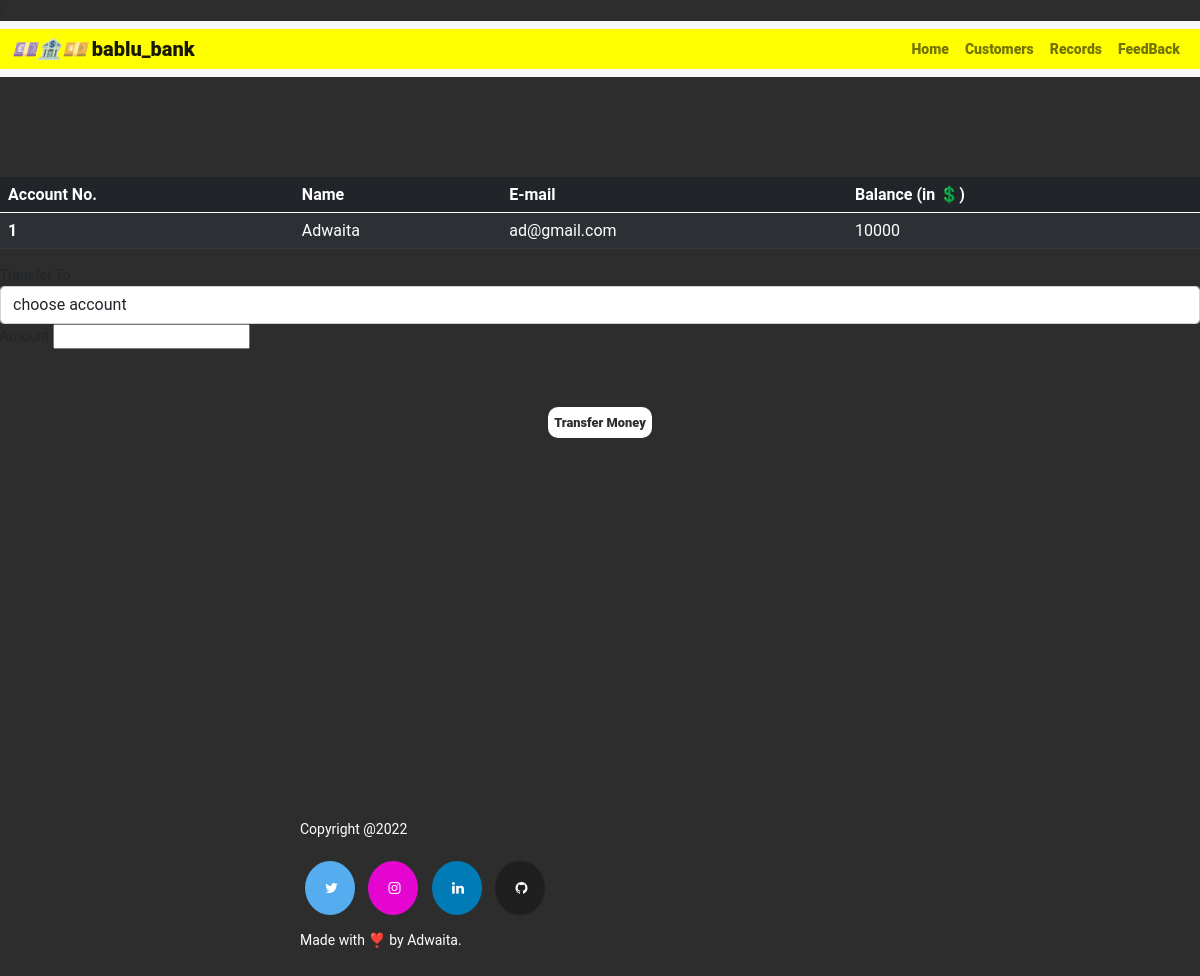
The app's page /userDetails.php?id=1 with its own data.
### tables this page shows
create table user_info_1 (
    id int(11) not null,
    name varchar(25) not null,
    email varchar(25) not null,
    balance float not null,
    primary key (id)
);

### userDetails.php (the view, shortened to what this page needs)
<!doctype html>
<html lang="en">
<head>
    <link href="https://cdn.jsdelivr.net/npm/bootstrap@5.0.2/dist/css/bootstrap.min.css" rel="stylesheet">
    <link rel="stylesheet" href="./css/index.css">
    <link rel="stylesheet" href="https://cdnjs.cloudflare.com/ajax/libs/font-awesome/4.7.0/css/font-awesome.min.css">
</head>
<body>
    <nav class="navbar navbar-expand-lg navbar-light bg-light">
        <div class="container-fluid">
            <a class="navbar-brand" href="#"> <i>💷🏦💴</i> bablu_bank</a>
            <div class="collapse navbar-collapse" id="navbarContent">
                <ul class="navbar-nav">
                    <li class="nav-item">
                        <a class="nav-link aria-current=" page" active" href="index.php">Home</a>
                    </li>
                    <li class="nav-item">
                        <a class="nav-link" aria-current="page" href="customers.php">Customers</a>
                    </li>
                    <li class="nav-item">
                        <a class="nav-link" aria-current="page" href="transactions.php">Records</a>
                    </li>
                    <li class="nav-item">
                        <a class="nav-link" aria-current="page" href="#">FeedBack</a>
                    </li>
                </ul>
            </div>
        </div>
    </nav>
    <?php
    include 'config.php';
    $sid = $_GET['id'];
    $sql = "SELECT * FROM user_info_1 where id=$sid";
    $result = mysqli_query($conn, $sql);
    $rows = mysqli_fetch_assoc($result);
    ?>
    <form action="" method="post" name="tab">
        <div class="container-main">
            <table class="table table-striped table-dark">
                <thead>
                    <tr>
                        <th scope="col">Account No.</th>
                        <th scope="col">Name</th>
                        <th scope="col">E-mail</th>
                        <th scope="col">Balance (in 💲)</th>
                    </tr>
                </thead>
                <tbody>
                    <tr>
                        <th scope="row"><?php echo $rows['id'] ?></th>
                        <td><?php echo $rows['name'] ?></td>
                        <td><?php echo $rows['email'] ?></td>
                        <td><?php echo $rows['balance'] ?></td>
                    </tr>
                </tbody>
            </table>
        </div>
        <div class="transact">
            <label for="">Transfer To</label>
            <select class="form-control" name="to" id="" required>
                <option value="" disabled selected>choose account</option>
            </select>
            <label for="">Amount</label>
            <input type="number" name="amount" required>
            <br><br><br>
            <div class="text-center">
                <button id="btn" class="btn mt-3" name="submit" type="submit">Transfer Money</button>
            </div>
        </div>
    </form>
    <footer>
        <div class="container-bottom">
            <div class="row">
                <div class="col-md-6">
                    <p class="end">Copyright @2022 </p>
                    <a href="#" class="fa fa-twitter"></a>
                    <a href="#" class="fa fa-instagram"></a>
                    <a href="#" class="fa fa-linkedin"></a>
                    <a href="#" class="fa fa-github"></a>
                    <p>Made with ❣️ by Adwaita.</p>
                </div>
    </footer>
</body>
</html>

### css/index.css (style rules this page uses)
* { margin: 0; padding: 0; box-sizing: border-box; }
body { font-family: 'Roboto', sans-serif; font-size: 14px; background: #2d2d2d; }
.navbar-nav { float: left; }
.row { width: 100%; height: 100%; display: flex; flex-direction: row; justify-content: space-around; align-items: center; margin-top: 50px; color: #fff; }
.row p { margin-top: 10px; }
.row a { margin: 5px; }
.fa { padding: 20px; font-size: 25px; width: 50px; text-align: center; text-decoration: none; border-radius: 50%; }
.fa-twitter { background: #55ACEE; color: white; }
.fa-linkedin { background: #007bb5; color: white; }
.fa-instagram { background: #e405d1; color: white; }
.fa-github { background: #1f1f1f; color: white; }
.container-fluid a { font-weight: 800; }
.container-fluid { background-color: yellow; }

### userDetails.php (style rules this page uses)
.container-fluid a { font-weight: 800; }
.container-fluid { background-color: yellow; }
.container-main { margin-top: 100px; }
#btn { padding: 5px; background-color: #fff; color: #2d2d2d; font-size: 0.8rem; font-weight: 800; border-radius: 10px; }

### records on screen
user_info_1: id "1", name "Adwaita", email "ad@gmail.com", balance "10000"
